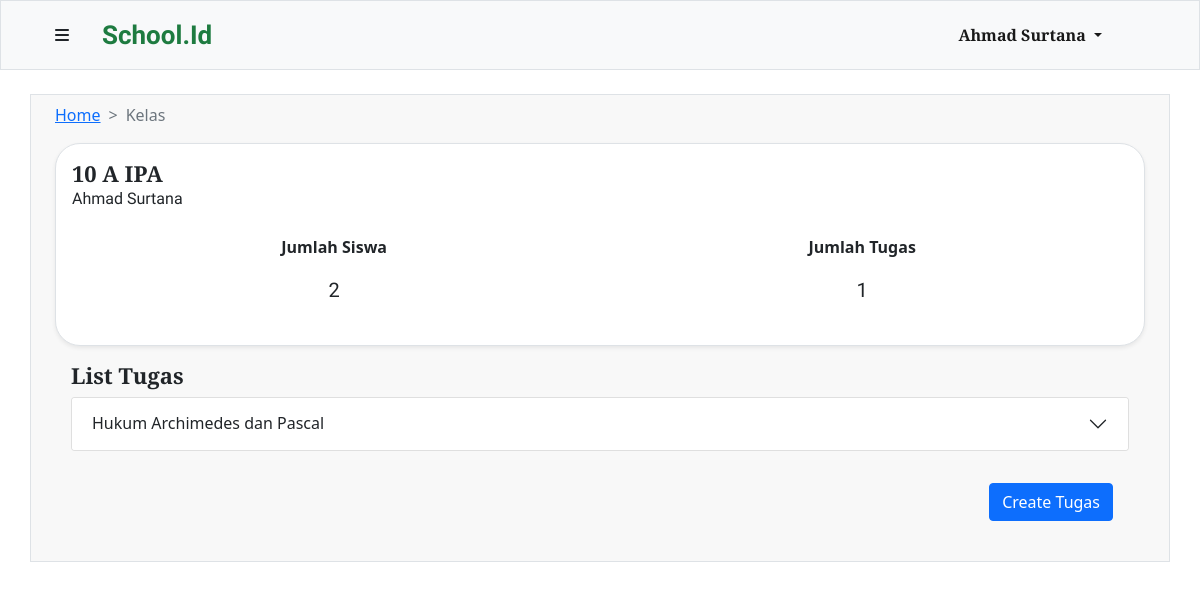
The page /php/kelaspage.php?kelas=7 (signed in) on the database as committed earlier.
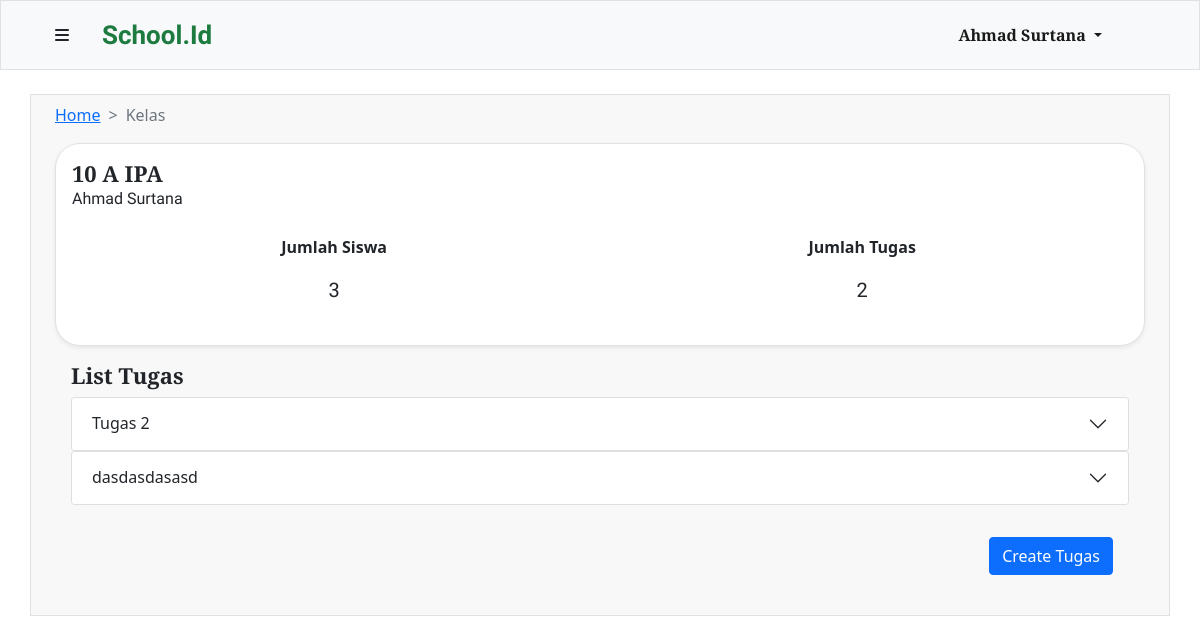
The same page on the database as committed later.
### tables this page shows
CREATE TABLE `tugas` (
  `id` int(10) UNSIGNED NOT NULL,
  `nama_tugas` varchar(200) NOT NULL,
  `deskripsi` text NOT NULL,
  `deadline` date DEFAULT NULL,
  `created_at` timestamp NOT NULL DEFAULT current_timestamp(),
  `guru` int(10) UNSIGNED NOT NULL,
  `kelas` int(10) UNSIGNED NOT NULL
);

### php/function.php (called while the page is built, shortened)
<?php
$connection = mysqli_connect("localhost","root","","tubes");
function show($query) {
    global $connection;
    $box = [];
    $result = mysqli_query($connection, $query);
    while($row = mysqli_fetch_assoc($result)) {
        $box[] = $row;
    }
    return $box;
}
?>

### php/kelaspage.php (the view, shortened to what this page needs)
<?php
require 'function.php';
$kelasID = $_GET["kelas"];
?>
<!DOCTYPE html>
<html lang="en">
<head>
    <link href="https://cdn.jsdelivr.net/npm/bootstrap@5.1.3/dist/css/bootstrap.min.css" rel="stylesheet">
    <link rel="stylesheet" href="style/navbar.css">
    <link rel="stylesheet" href="style/viewkelas.css">
</head>
<body>
<!DOCTYPE html>
<html lang="en">
<head>
    <link href="https://cdn.jsdelivr.net/npm/bootstrap@5.1.3/dist/css/bootstrap.min.css" rel="stylesheet">
    <link rel="stylesheet" href="../style/navbar.css">
    <link rel="stylesheet" href="../style/viewkelas.css">
</head>
<body>
    <?php include'navbar.php'?>
    <?php
         $tugas = show("SELECT * FROM tugas WHERE guru = $navbarID AND kelas = $kelasID");
         $siswa = show("SELECT * FROM siswa WHERE kelas_id = $kelasID");
         $kelas = show("SELECT * FROM kelas JOIN guru ON kelas.wali_kelas = guru.id WHERE kelas.id = $kelasID")[0];
         $countSiswa = count($siswa);
         $countTugas = count($tugas) ;
    ?>
      <div class="container main-container my-4 px-4 py-2 border">
            <nav style="--bs-breadcrumb-divider: '>';" aria-label="breadcrumb">
                <ol class="breadcrumb">
                  <li class="breadcrumb-item"><a href="dashboard.php">Home</a></li>
                  <li class="breadcrumb-item active" aria-current="page">Kelas</li>
                </ol>
            </nav>
            <div class="header border my-3 py-3 px-3 shadow-sm">
                <div>
                    <div>
                        <h4 class="my-0"><?=$kelas["nama_kelas"]?> <?=$kelas["jurusan"]?></h4>
                        <span><?=$kelas["nama_guru"]?></span>
                    </div>
                </div>
                <div class="description my-3">
                    <table class="table table-borderless" style="text-align: center;">
                        <tr>
                            <th>Jumlah Siswa</th>
                            <th>Jumlah Tugas</th>
                        </tr>
                        <tr>
                            <td><a href="viewsiswa.php?kelas=<?=$kelasID?>" class="text-dark"><?=$countSiswa?></a></td>
                            <td><?=$countTugas?></td>
                        </tr>
                    </table>
                </div>
            </div>
            <div class="body my-3 px-3 my-3">
                <h4>List Tugas</h4>
                <?php foreach($tugas as $tgs) : ?>
                    <div class="accordion" id="accordionPanelsStayOpenExample">
                        <div class="accordion-item">
                            <h2 class="accordion-header" id="panelsStayOpen-headingOne">
                                <button class="accordion-button collapsed" type="button" data-bs-toggle="collapse" data-bs-target="#list-tugas<?=$tgs["id"]?>" aria-expanded="true" aria-controls="panelsStayOpen-collapseOne">
                                <?=$tgs["nama_tugas"]?>
                                </button>
                            </h2>
                        </div>
                    </div>
                <?php endforeach ; ?>
            </div>
            <div class="footer my-3 px-3 py-3 d-flex ">
                <div class="create-tugas">
                    <button type="button" class="btn btn-primary mx-3" data-bs-toggle="modal" data-bs-target="#createTugas">
                        Create Tugas
                    </button>
                </div>
            </div>
        </div>
</body>
</html>

Rows that differ between the two databases and show on the page:
removed tugas: nama_tugas "Hukum Archimedes dan Pascal"
added tugas: nama_tugas "Tugas 2"
added tugas: nama_tugas "dasdasdasasd"
Other text that changed with them:
$countSiswa: "2" → "3"
$countTugas: "1" → "2"
